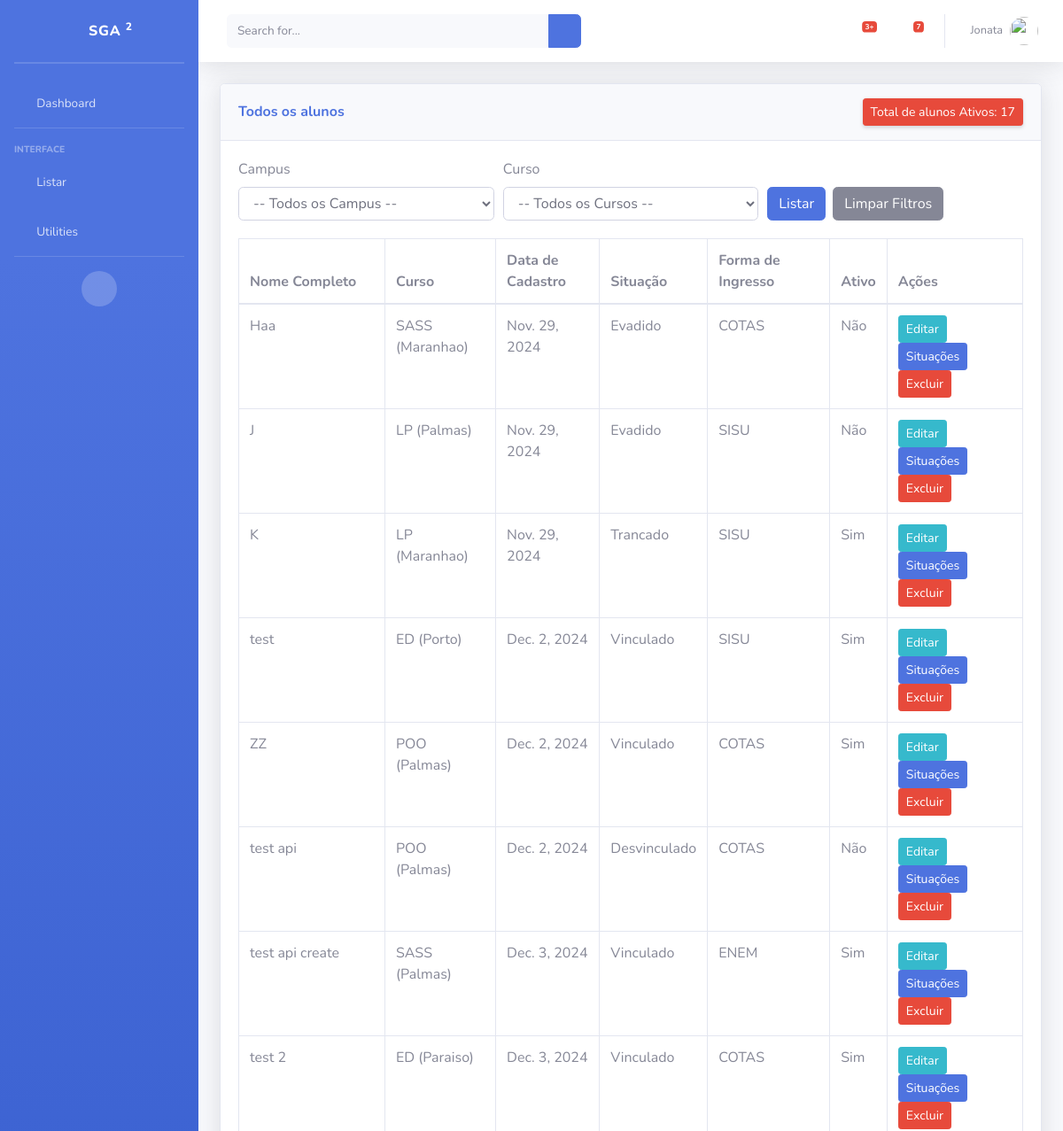
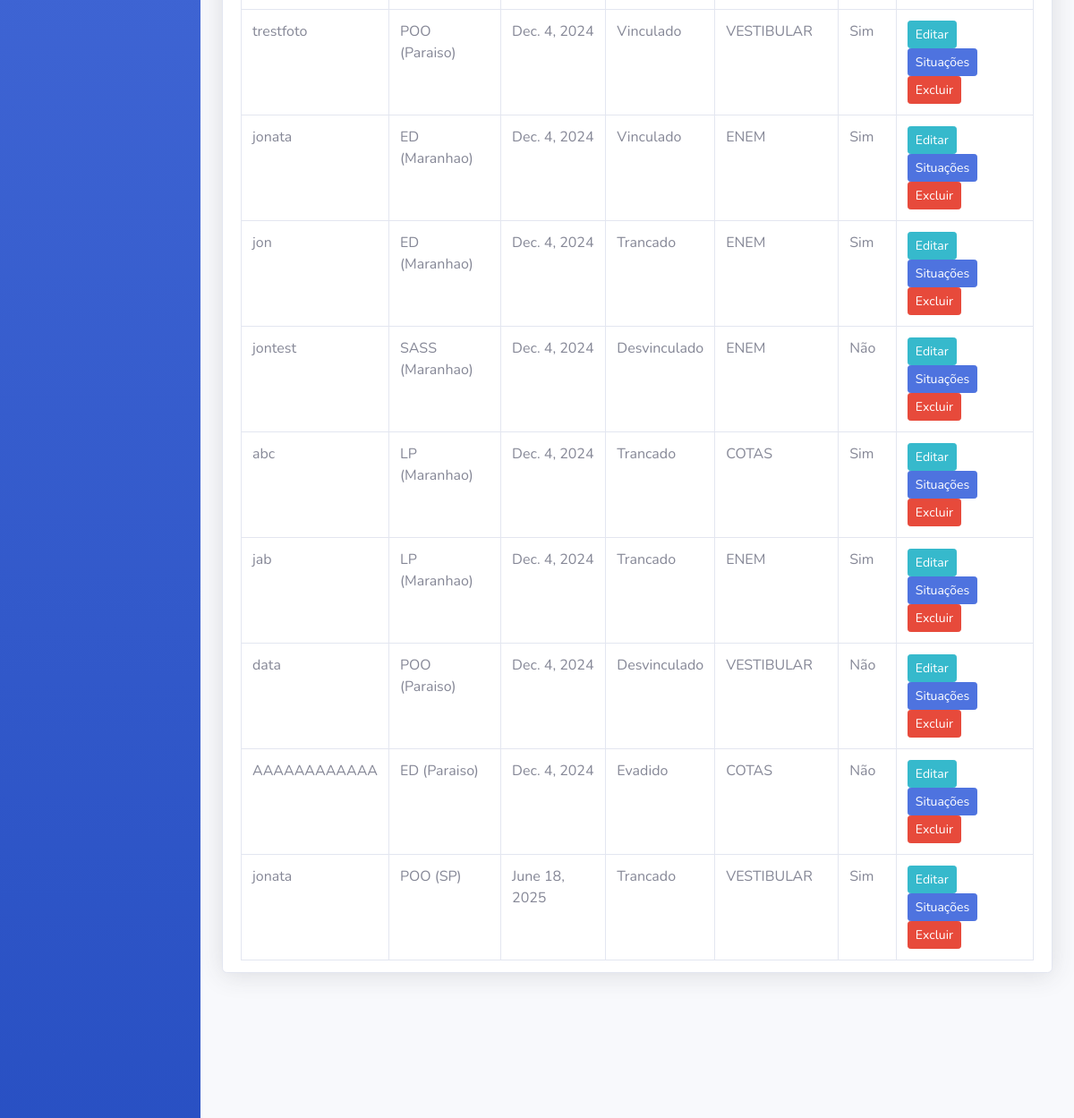
Page /alunos/ (upper part) on the earlier database version (2 pictures, top to bottom).
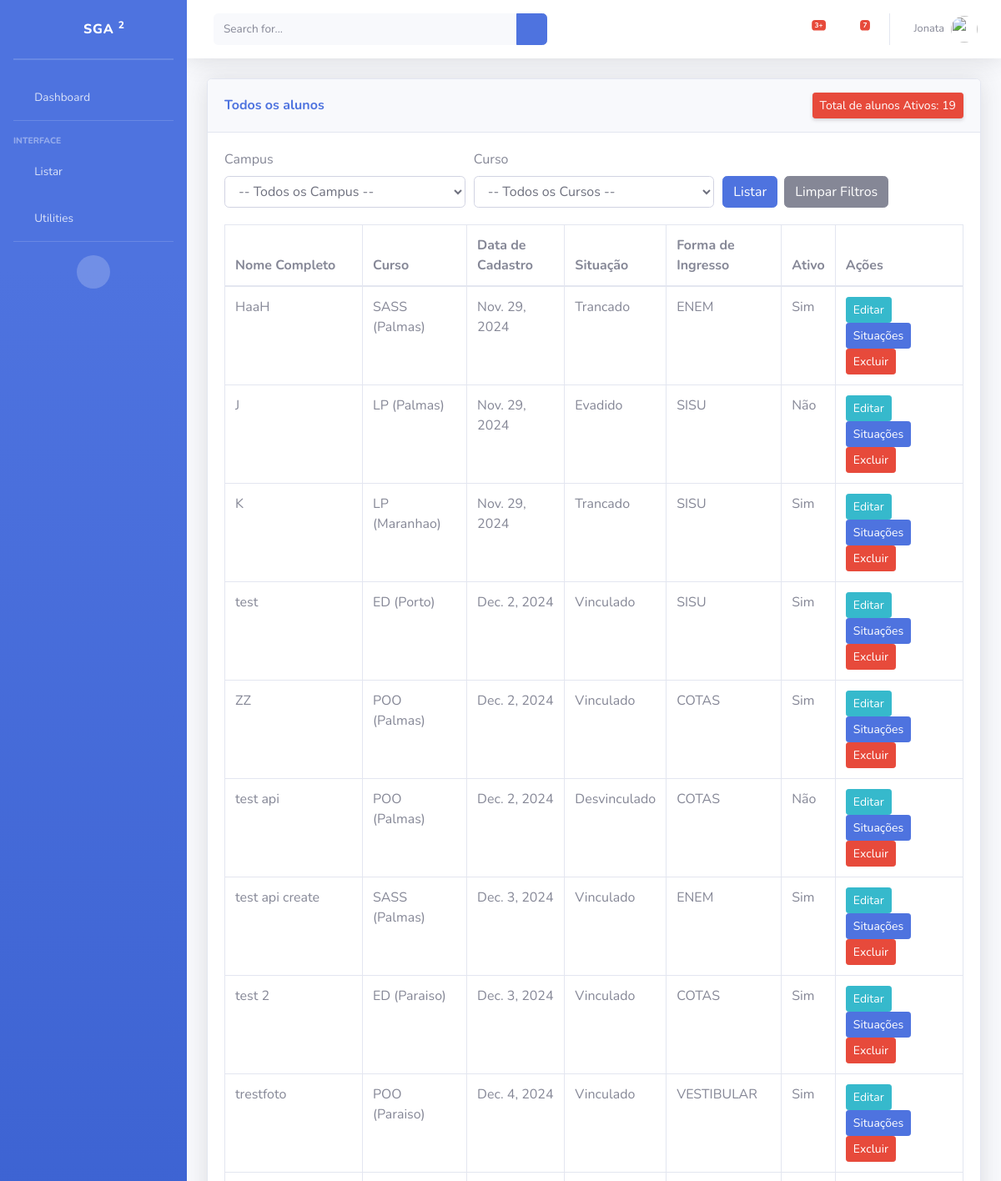
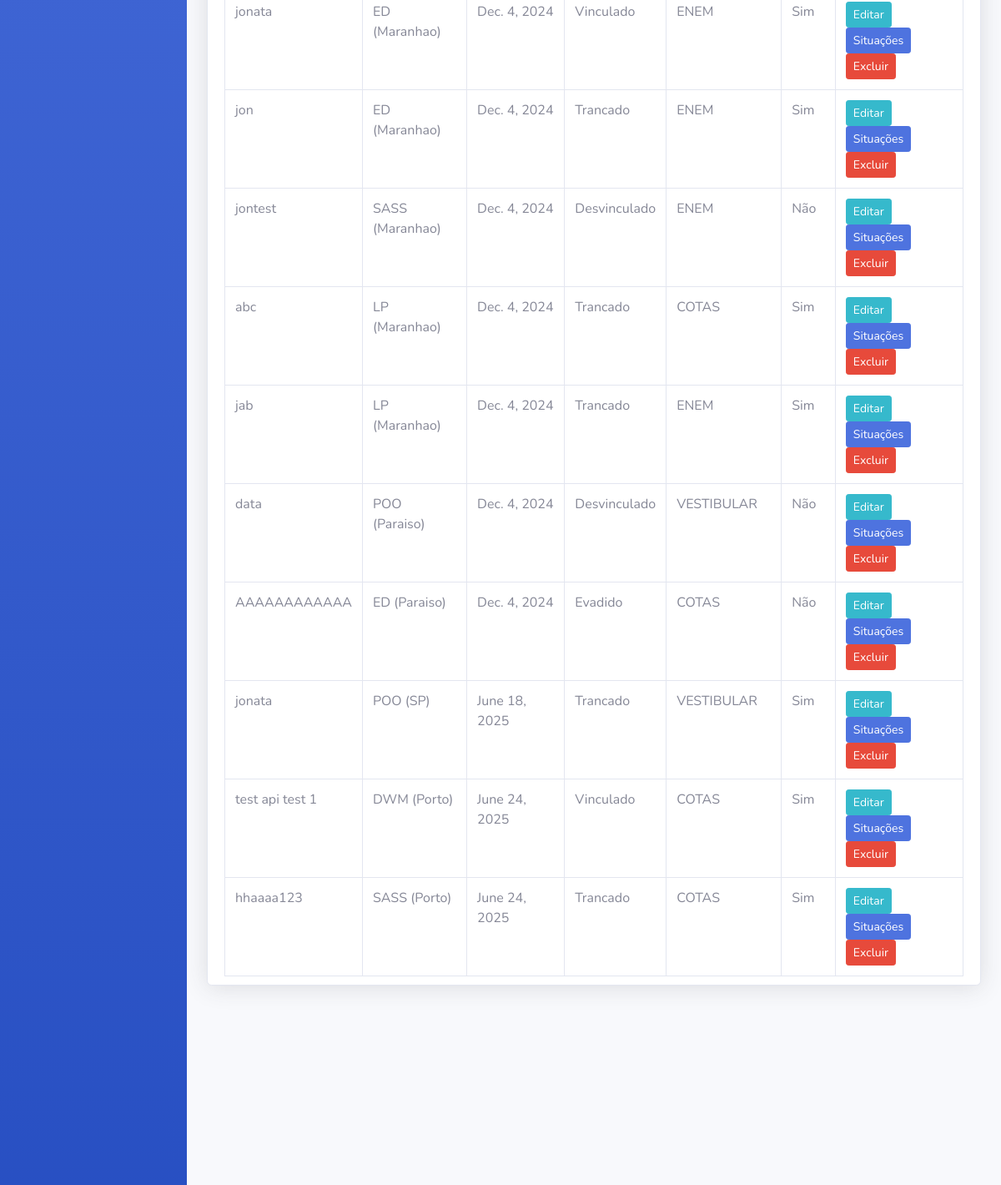
Same page on the later database version (2 pictures, top to bottom).
### piloto/models/Aluno.py (models this page shows, shortened)
class Aluno(models.Model):
    nomeCompleto = models.CharField('Nome completo', max_length=500, help_text='')
    cpf = models.CharField('CPF', max_length=11, unique=True, help_text='')
    matricula = models.CharField('Matricula', max_length=10, unique=True, editable=False)
    curso = models.ForeignKey(Curso, verbose_name="Curso", on_delete=models.PROTECT)
    dataNascimento = models.DateField("Data de nascimento", null=True, blank=True)
    foto = models.ImageField("Foto Aluno", upload_to='alunos_fotos/', blank=True, null=True)
    formaIngresso = models.ForeignKey(FormaIngresso, verbose_name="Forma de Ingresso", on_delete=models.PROTECT)
    situacao = models.ForeignKey(Situacao, verbose_name="Situacao", on_delete=models.PROTECT, null=True, blank=True)
    dataCadastro = models.DateField('data de cadastro', default=date.today)
    dataUpdate = models.DateTimeField('Ultima atualização', auto_now=True)
    ativo = models.BooleanField("Ativo", default=True)
    class Meta:
        verbose_name = "Aluno"
        verbose_name_plural = "Alunos"

### piloto/models/Curso.py (models this page shows)
class Curso(models.Model):
    nome = models.CharField("Nome do Curso", max_length=100)
    campus = models.ForeignKey(Campus, verbose_name="Campus", on_delete=models.PROTECT)
    class Meta:
        verbose_name = "Curso"
        verbose_name_plural = "Cursos"
    def __str__(self):
        return f"{self.nome} ({self.campus.nome})"

### piloto/models/Campus.py (models this page shows, shortened)
class Campus(models.Model):
    nome = models.CharField("Nome do Campus", max_length=100, unique=True)
    class Meta:
        verbose_name = "Campus"
        verbose_name_plural = "Campi"

### piloto/models/Situacao.py (models this page shows)
class Situacao(models.Model):
    nome = models.CharField("Nome Da Situacao", max_length=50)
    estaNaInstituicao = models.BooleanField("ativo na instituicao",default=True)
    class Meta:
        verbose_name = "Situação"
        verbose_name_plural = "Situações"
    def __str__(self):
        return self.nome

### piloto/models/FomaIngresso.py (models this page shows)
class FormaIngresso(models.Model):
    nome = models.CharField("Forma de ingresso", max_length=50, unique=True)
    class Meta:
        verbose_name = "Ingresso"
        verbose_name_plural = "formaIngresso"
    def __str__(self):
        return self.nome

### piloto/views/ListaAlunosView.py (the view)
# urls.py: path('alunos/', ListaAlunosView.as_view(), name='listaAlunos'),
class ListaAlunosView(ListView):
    model = Aluno
    template_name = 'listas/ListarAlunos.html'
    context_object_name = 'alunos'
    def get_queryset(self):
        queryset = Aluno.objects.filter(ativo=True)  # Filtra apenas os alunos ativos
        campus_filter = self.request.GET.get('campus', '')  # Captura o filtro de campus
        curso_filter = self.request.GET.get('curso', '')  # Captura o filtro de curso
        if campus_filter:
            queryset = queryset.filter(curso__campus__id=campus_filter)
        if curso_filter:
            queryset = queryset.filter(curso__id=curso_filter)
        for aluno in queryset:
            aluno.ativoNaInstituicao = "Sim" if aluno.situacao and aluno.situacao.estaNaInstituicao else "Não"
        return queryset
    def get_context_data(self, **kwargs):
        context = super().get_context_data(**kwargs)
        context['campus_options'] = Campus.objects.all()  # Envia todos os campi
        context['curso_options'] = Curso.objects.all()  # Envia todos os cursos
        context['formas_ingresso'] = FormaIngresso.objects.all()
        context['situacao_option'] = Situacao.objects.all()
        context['campus_filter'] = self.request.GET.get('campus', '')  # Último valor de campus
        context['curso_filter'] = self.request.GET.get('curso', '')  # Último valor de curso
        context['total_ativo'] = Aluno.objects.filter(ativo=True).count()
        return context

### piloto/templates/listas/ListarAlunos.html (shortened to what this page needs)
{% extends 'Base.html' %}
{% load static %}
{% block content %}
<div class="container-fluid">
    <div class="card shadow mb-4">
        <div class="card-header py-3 d-flex align-items-center justify-content-between">
            <h6 class="m-0 font-weight-bold text-primary">Todos os alunos</h6>
            <a href="#" class="d-none d-sm-inline-block btn btn-sm btn-danger shadow-sm">
                Total de alunos Ativos: {{ total_ativo }}
            </a>
        </div>
        <div class="card-body" style="max-height: 75vh; overflow-y: auto;">
            <form method="GET" action="{% url 'listaAlunos' %}">
                <div class="form-row">
                    <div class="col">
                        <label for="campus">Campus</label>
                        <select class="form-control" name="campus" id="campus">
                            <option value="">-- Todos os Campus --</option>
                        </select>
                    </div>
                    <div class="col">
                        <label for="curso">Curso</label>
                        <select class="form-control" name="curso" id="curso">
                            <option value="">-- Todos os Cursos --</option>
                        </select>
                    </div>
                    <div class="col">
                        <button type="submit" class="btn btn-primary" style="margin-top: 32px;">Listar</button>
                        <a href="{% url 'listaAlunos' %}" class="btn btn-secondary" style="margin-top: 32px; margin-left: 4px;">Limpar Filtros</a>
                    </div>
                </div>
            </form>
            <div class="table-responsive" style="margin-top: 20px;">
                <table class="table table-bordered" id="dataTable" width="100%" cellspacing="0">
                    <thead>
                        <tr>
                            <th>Nome Completo</th>
                            <th>Curso</th>
                            <th>Data de Cadastro</th>
                            <th>Situação</th>
                            <th>Forma de Ingresso</th>
                            <th>Ativo</th>
                            <th>Ações</th>
                        </tr>
                    </thead>
                    <tbody>
                        {% for aluno in alunos %}
                            <tr>
                                <td>{{ aluno.nomeCompleto }}</td>
                                <td>{{ aluno.curso }}</td>
                                <td>{{ aluno.dataCadastro }}</td>
                                <td>{{ aluno.situacao }}</td>
                                <td>{{ aluno.formaIngresso }}</td>
                                <td>{{ aluno.ativoNaInstituicao }}</td>
                                <td>
                                    <a href="{% url 'editarAluno' aluno.id %}" class="btn btn-info btn-sm">Editar</a>
                                    <button class="btn btn-primary btn-sm" data-toggle="modal" data-target="#situacaoModal{{ aluno.id }}">
                                        Situações
                                    </button>
                                    <button class="btn btn-danger btn-sm" data-toggle="modal" data-target="#excluirModal{{ aluno.id }}">
                                        Excluir
                                    </button>
                                </td>
                            </tr>
                        {% empty %}
                            <tr>
                                <td colspan="6" class="text-center">Nenhum aluno encontrado.</td>
                            </tr>
                        {% endfor %}
                    </tbody>
                </table>
            </div>
        </div>
    </div>
</div>
</div>
{% endblock %}

### piloto/templates/Base.html (shortened to what this page needs)
{% load static %}
<!DOCTYPE html>
<html lang="pt-br">
<head>
    <link href="{% static 'vendor/fontawesome-free/css/all.min.css' %}" rel="stylesheet" type="text/css">
    <link href="{% static 'css/sb-admin-2.min.css' %}" rel="stylesheet">
</head>
    <main>
        <body>
            <body id="page-top">
                <div id="wrapper">
                    <ul class="navbar-nav bg-gradient-primary sidebar sidebar-dark accordion" id="accordionSidebar">
                        <a class="sidebar-brand d-flex align-items-center justify-content-center" href="{% url 'Index' %}">
                            <div class="sidebar-brand-icon rotate-n-15">
                                <i class="fas fa-laugh-wink"></i>
                            </div>
                            <div class="sidebar-brand-text mx-3"> SGA <sup>2</sup></div>
                        </a>
                        <hr class="sidebar-divider my-0">
                        <hr class="sidebar-divider">
                        <li class="nav-item">
                            <a class="nav-link collapsed" href="{% url 'Index' %}">
                                <i class="fas fa-fw fa-cog"></i>
                                <span>Dashboard</span>
                            </a>
                        </li>
                        <hr class="sidebar-divider">
                        <div class="sidebar-heading">
                            Interface
                        </div>
                        <li class="nav-item">
                            <a class="nav-link collapsed" href="#" data-toggle="collapse" data-target="#collapseTwo"
                                aria-expanded="true" aria-controls="collapseTwo">
                                <i class="fas fa-fw fa-cog"></i>
                                <span>Listar</span>
                            </a>
                        </li>
                        <li class="nav-item">
                            <a class="nav-link collapsed" href="#" data-toggle="collapse" data-target="#collapseUtilities"
                                aria-expanded="true" aria-controls="collapseUtilities">
                                <i class="fas fa-fw fa-wrench"></i>
                                <span>Utilities</span>
                            </a>
                        </li>
                        <hr class="sidebar-divider d-none d-md-block">
                        <div class="text-center d-none d-md-inline">
                            <button class="rounded-circle border-0" id="sidebarToggle"></button>
                        </div>
                    </ul>
        <div id="content-wrapper" class="d-flex flex-column">
            <div id="content">
                <nav class="navbar navbar-expand navbar-light bg-white topbar mb-4 static-top shadow">
                    <form
                        class="d-none d-sm-inline-block form-inline mr-auto ml-md-3 my-2 my-md-0 mw-100 navbar-search">
                        <div class="input-group">
                            <input type="text" class="form-control bg-light border-0 small" placeholder="Search for..."
                                aria-label="Search" aria-describedby="basic-addon2">
                            <div class="input-group-append">
                                <button class="btn btn-primary" type="button">
                                    <i class="fas fa-search fa-sm"></i>
                                </button>
                            </div>
                        </div>
                    </form>
                    <ul class="navbar-nav ml-auto">
                        <li class="nav-item dropdown no-arrow mx-1">
                            <a class="nav-link dropdown-toggle" href="#" id="alertsDropdown" role="button"
                                data-toggle="dropdown" aria-haspopup="true" aria-expanded="false">
                                <i class="fas fa-bell fa-fw"></i>
                                <span class="badge badge-danger badge-counter">3+</span>
                            </a>
                        </li>
                        <li class="nav-item dropdown no-arrow mx-1">
                            <a class="nav-link dropdown-toggle" href="#" id="messagesDropdown" role="button"
                                data-toggle="dropdown" aria-haspopup="true" aria-expanded="false">
                                <i class="fas fa-envelope fa-fw"></i>
                                <span class="badge badge-danger badge-counter">7</span>
                            </a>
                        </li>
                        <li class="nav-item dropdown no-arrow">
                            <a class="nav-link dropdown-toggle" href="#" id="userDropdown" role="button"
                                data-toggle="dropdown" aria-haspopup="true" aria-expanded="false">
                                <span class="mr-2 d-none d-lg-inline text-gray-600 small">Jonata</span>
                                <img class="img-profile rounded-circle"
                                src="{% static 'img/undraw_profile.svg' %}">
                            </a>
                        </li>
                    </ul>
                </nav>
            {% block content %}{% endblock %}
        </body>
    </main>
</body>
</html>

Differences in the rows shown:
changed Aluno: nomeCompleto "Haa" → "HaaH"; curso "SASS (Maranhao)" → "SASS (Palmas)"; situacao "Evadido" → "Trancado"; formaIngresso "COTAS" → "ENEM"; ativoNaInstituicao "Não" → "Sim"
added Aluno: nomeCompleto "test api test 1", curso "DWM (Porto)", dataCadastro "June 24, 2025", situacao "Vinculado", formaIngresso "COTAS", ativoNaInstituicao "Sim"
added Aluno: nomeCompleto "hhaaaa123", curso "SASS (Porto)", dataCadastro "June 24, 2025", situacao "Trancado", formaIngresso "COTAS", ativoNaInstituicao "Sim"
Other differences:
{{ total_ativo }}: "17" → "19"
